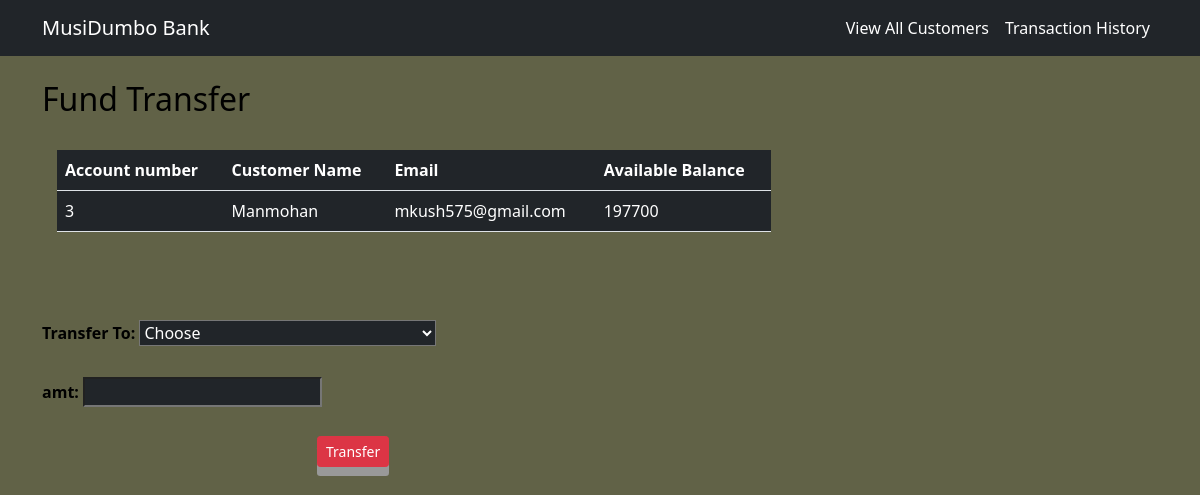
The page /transaction.php?id=3 on the database its author committed.
### tables this page shows
CREATE TABLE `customers` (
  `id` int(3) NOT NULL,
  `name` text NOT NULL,
  `email` varchar(30) NOT NULL,
  `balance` int(50) NOT NULL
);

### transaction.php (the view, shortened to what this page needs)
<!DOCTYPE html>
<html lang="en">
<head>
    <link href="https://cdn.jsdelivr.net/npm/bootstrap@5.1.3/dist/css/bootstrap.min.css" rel="stylesheet">
</head>
<body style="background-color : #616247 ;">
	<div class="container">
        <h2 class="text-left pt-4" style="color : black;">Fund Transfer</h2>
            <?php
                include 'config.php';
                $cust_id=$_GET['id'];
                $sql = "SELECT * FROM  customers where id=$cust_id";
                $result=mysqli_query($conn,$sql);
                $rows=mysqli_fetch_assoc($result);
            ?>
            <form method="post" name="transfer" class="tabletext" ><br>
            <div class="col-md-8">
            <table class="table bg-white">
                <thead class="bg-dark">
                    <tr class="text-white">
                    <th style="border: 2px  black;"class="text-left">Account number</th>
                    <th style="border: 2px  black;"class="text-left">Customer Name</th>
                    <th style="border: 2px  black;"class="text-left">Email</th>
                    <th style="border: 2px  black;"class="text-left">Available Balance</th>
                </tr>
                <tr class="text-white">
                    <td ><?php echo $rows['id'] ?></td>
                    <td ><?php echo $rows['name'] ?></td>
                    <td ><?php echo $rows['email'] ?></td>
                    <td ><?php echo $rows['balance'] ?></td>
                </tr>
            </table>
        </div>
        <br><br><br>
        <label style="color : black;"><b>Transfer To:</b></label>
        <select name="to" class="bg-dark text-white"  required>
            <option class="text-white" value="" disabled selected>Choose</option>
        </select>
        <br>
        <br>
            <label style="color : black;"><b>amt:</b></label>
            <input type="number" class="bg-dark text-white" name="amt" required>
            <br><br>
                <div class="text-left-1" >
            <button class="btn btn-danger btn-sm" name="submit" type="submit" >Transfer</button>
            </div>
        </form>
    </div>
</body>
</html>

### transaction.php (style rules this page uses)
button { padding: 15px 25px; font-size: 24px; text-align: center; cursor: pointer; outline: none; color: red; background-color: #04AA6D; border: none; border-radius: 15px; box-shadow: 0 9px #999; }
.text-left-1 { margin-left: 275px; }

### rows shown on the page
customers: id "3", name "Manmohan", email "mkush575@gmail.com", balance "197700"
